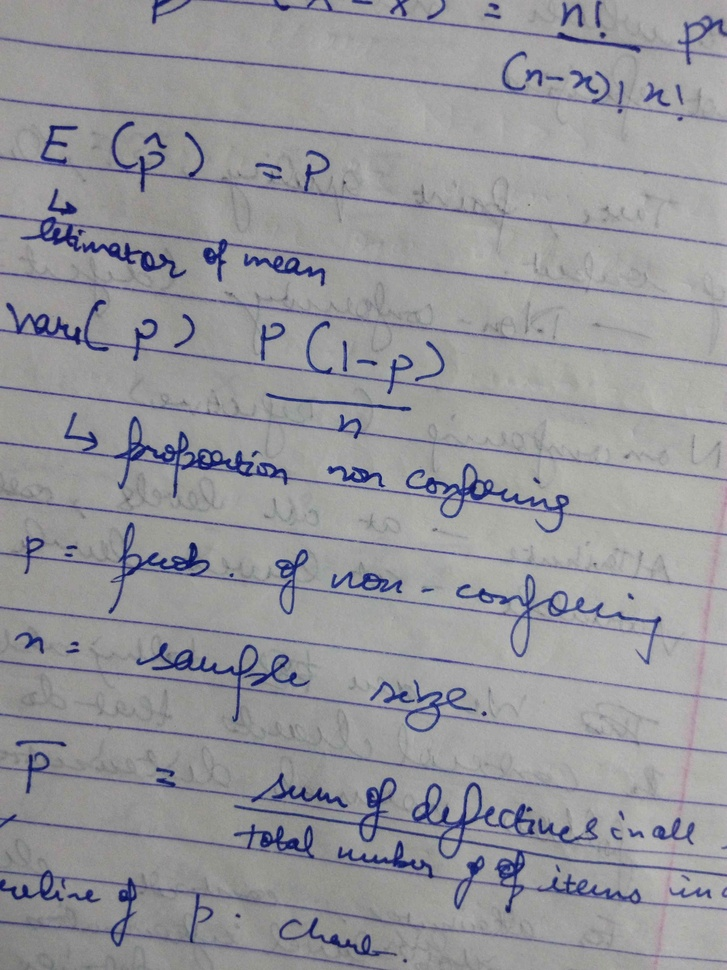
#> input picture Alyn (copy)/examples/2.jpg, 727 x 970 px, shrunk from 3120 x 4160 before the run, found by its file name
$ python skew_detect.py   (older library calls are emulated)
#> lines starting #> are read from the running program, lines starting #| are printed output that depends on the picture
""" Calculates skew angle """
import os
import imghdr
import optparse

import numpy as np
import matplotlib.pyplot as plt
from skimage import io
from skimage.feature import canny
from skimage.color import rgb2gray
from skimage.transform import hough_line, hough_line_peaks
from skimage import color


class SkewDetect:

    piby4 = np.pi / 4

    def __init__(
        self,
        input_file=None,
        batch_path=None,
        output_file=None,
        sigma=3.0,
        display_output=None,
        num_peaks=20,
        plot_hough=None
    ):

        self.sigma = sigma
        self.input_file = input_file
        self.batch_path = batch_path
        self.output_file = output_file
        self.display_output = display_output
        self.num_peaks = num_peaks
        self.plot_hough = plot_hough

    # [51 lines left out: functions write_to_file, get_max_freq_elem, display_hough, compare_sum, display, calculate_deviation, not called in this run]

    def run(self):

        if self.display_output:
            if self.display_output.lower() == 'yes':
                self.display_output = True
            else:
                self.display_output = False

        if self.plot_hough:
            if self.plot_hough.lower() == 'yes':
                self.plot_hough = True
            else:
                self.plot_hough = False

        if self.input_file is None:
            if self.batch_path:
                self.batch_process()
            else:
                print ("Invalid input, nothing to process.")
        else:
            self.process_single_file()

    def check_path(self, path):

        if os.path.isabs(path):
            full_path = path
        else:
            full_path = os.getcwd() + '/' + str(path)
        return full_path

    def process_single_file(self):

        file_path = self.check_path(self.input_file)
        res = self.determine_skew(file_path)

        if self.output_file:
            output_path = self.check_path(self.output_file)

            try:
                wfile = open(output_path, 'w')

                self.write_to_file(wfile, res)

                wfile.close()

            except Exception as e:
                print("\n\t\t Estimated Angle:",res['Estimated Angle'])
                print("\n\t\t 'Angle bins':",res['Angle bins'])
                pass

        return res

    # [24 lines left out: function batch_process, not called in this run]

    def determine_skew(self, img_file):

        #img = io.imread(img_file, as_grey=False)

        #print("\n\t is file",os.path.isfile(img_file))
#> called with img_file = 'Alyn (copy)/alyn/./examples/2.jpg'
        img = io.imread(img_file)
#> img is the input picture: shape (970, 727, 3); mean R, G, B 149.3, 149.4, 153.8
        img = color.rgb2gray(img)
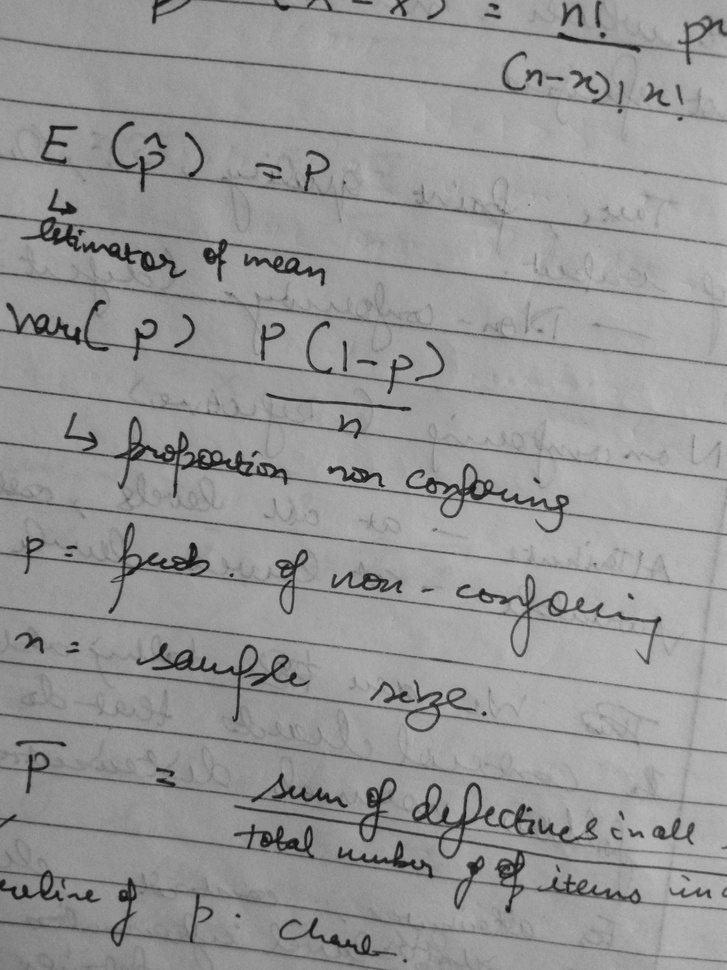
#> img: shape (970, 727) float64; min 0.0467, max 0.741, mean 0.587
        #print("\n\t shape:",img.shape)

        #print("\n\t self.sigma:",self.sigma)

        #from skimage import feature
        edges = canny(img, sigma=3) #canny(img, sigma=3)
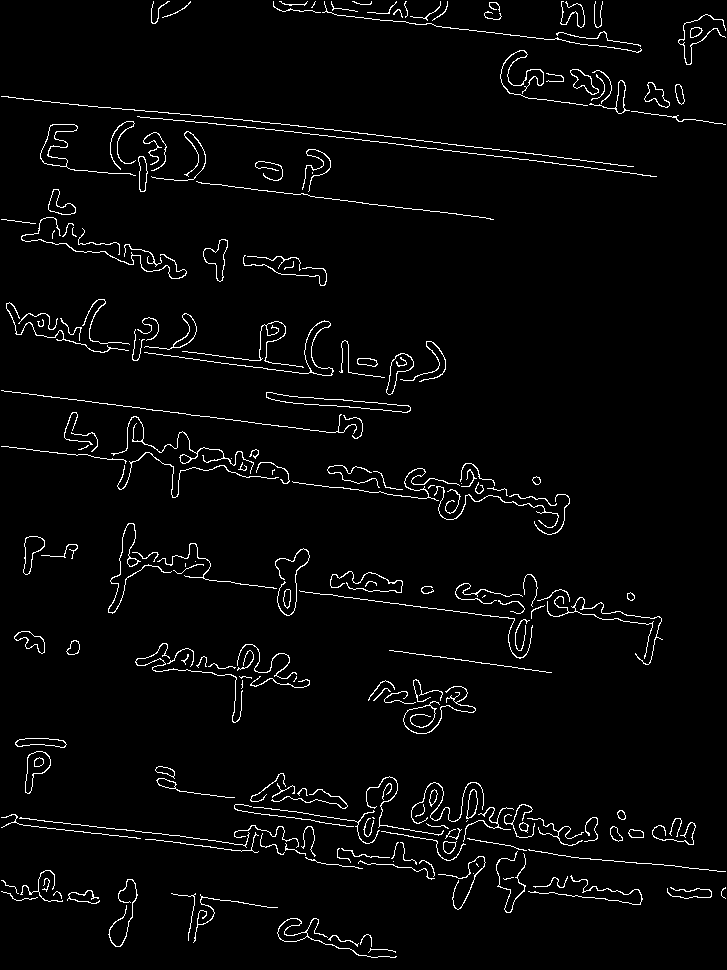
#> edges: shape (970, 727) bool; 3.1% white in thin lines or dots
        h, a, d = hough_line(edges)
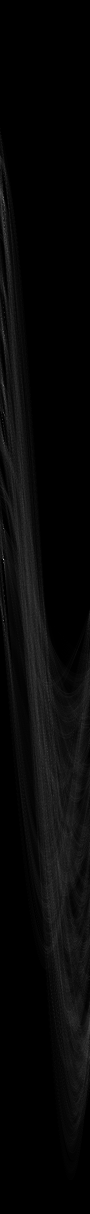
#> h: shape (2427, 180) uint64 (shown at 1/2 size); min 0, max 287, mean 8.9; drawn with min black and max white
#> a = 180 values from -1.57 to 1.55; d = 2427 values from -1213 to 1213
#> (the run stopped early here; a loop or call above may not have finished)

$ run again, with Alyn (copy)/examples/1.jpg copied over Alyn (copy)/examples/2.jpg
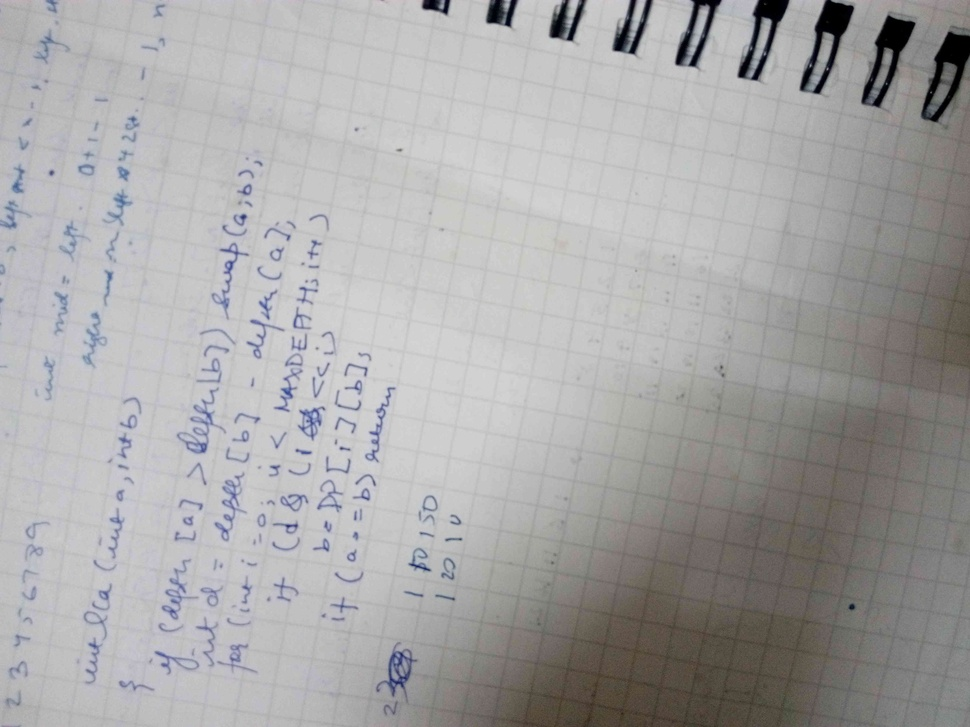
#> input picture Alyn (copy)/examples/1.jpg, 970 x 727 px, shrunk from 4160 x 3120 before the run, found by its file name
#> in determine_skew, img is the input picture: shape (727, 970, 3); mean R, G, B 166.8, 165.9, 166.2
#> img: shape (727, 970) float64
#> in determine_skew, `edges = canny(img, sigma=3)`:
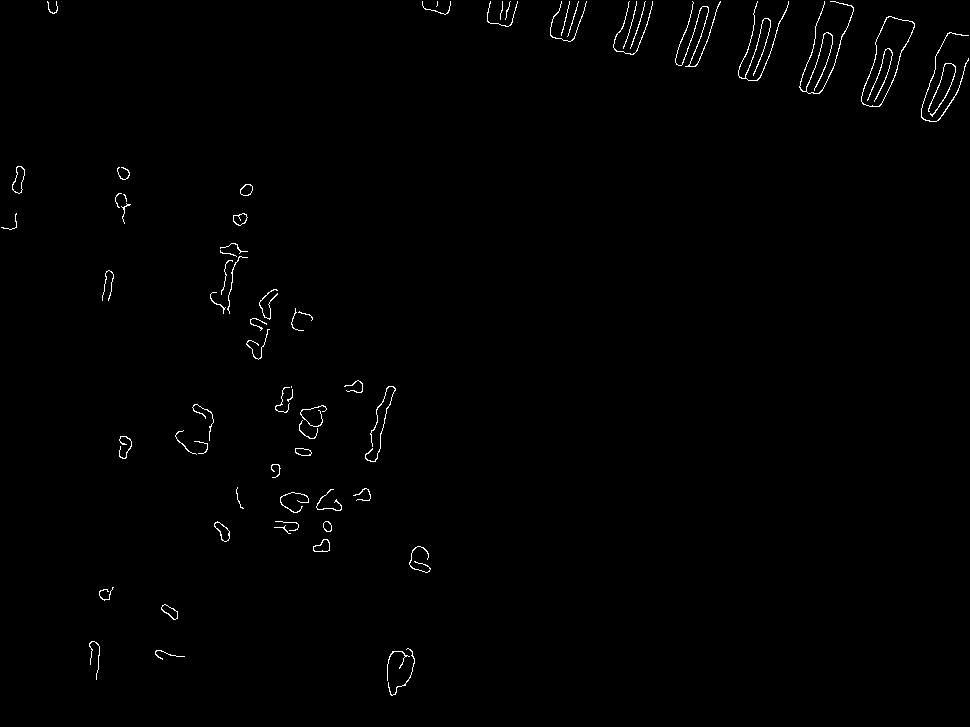
#> edges: shape (727, 970) bool; 0.71% white in thin lines or dots
#> in determine_skew, `h, a, d = hough_line(edges)`:
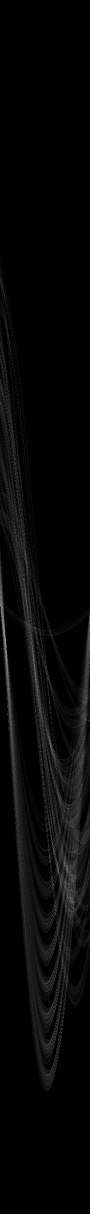
#> h: shape (2427, 180) uint64 (shown at 1/2 size); min 0, max 72, mean 2.1; drawn with min black and max white
#> a = 180 values from -1.57 to 1.55; d = 2427 values from -1213 to 1213

$ run again, with Alyn (copy)/examples/3.jpg copied over Alyn (copy)/examples/2.jpg
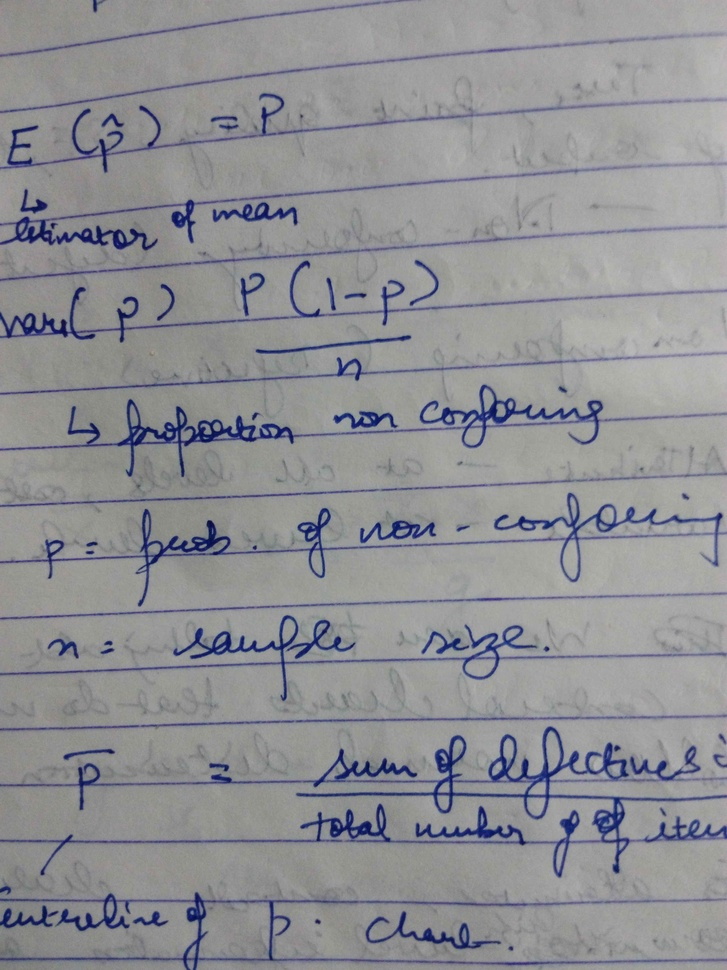
#> input picture Alyn (copy)/examples/3.jpg, 727 x 970 px, shrunk from 3120 x 4160 before the run, found by its file name
#> in determine_skew, img is the input picture: shape (970, 727, 3); mean R, G, B 143.7, 144.4, 148.2
#> img: shape (970, 727) float64
#> in determine_skew, `edges = canny(img, sigma=3)`:
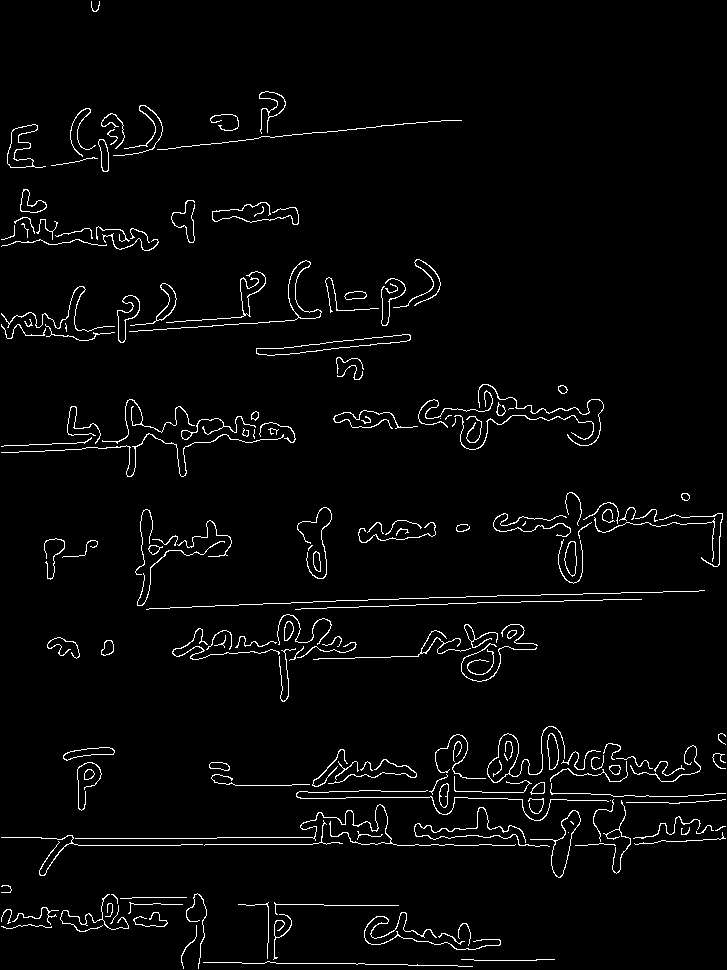
#> edges: shape (970, 727) bool; 2.9% white in thin lines or dots
#> in determine_skew, `h, a, d = hough_line(edges)`:
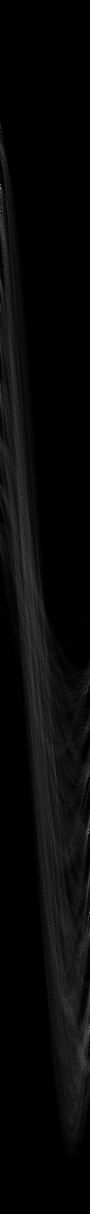
#> h: shape (2427, 180) uint64 (shown at 1/2 size); min 0, max 239, mean 8.4
#> a = 180 values from -1.57 to 1.55; d = 2427 values from -1213 to 1213

$ run again, with Alyn (copy)/examples/4.jpg copied over Alyn (copy)/examples/2.jpg
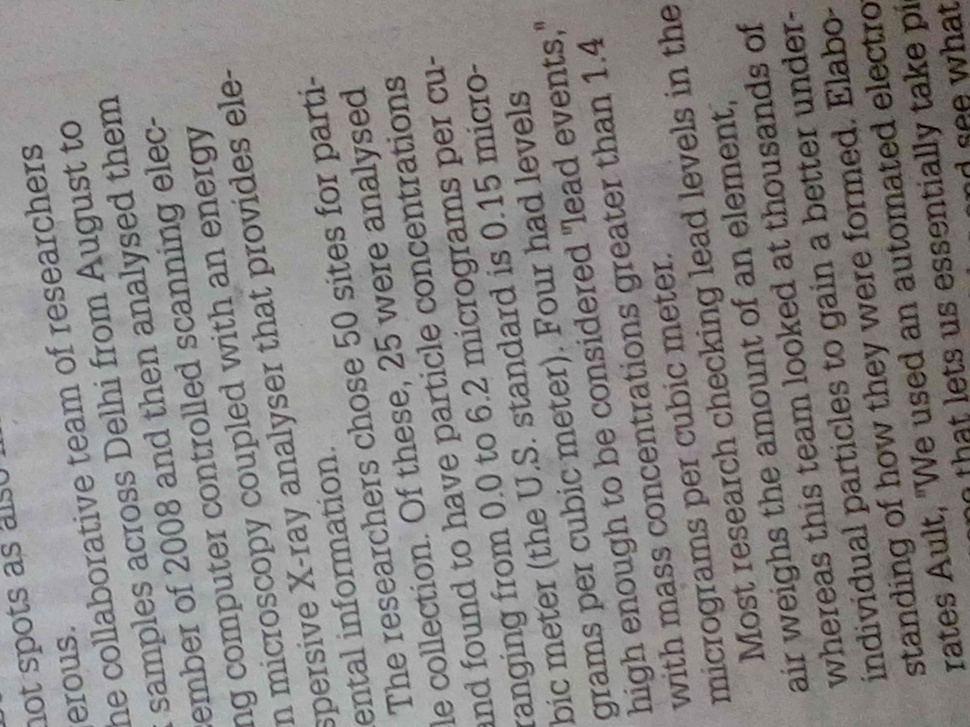
#> input picture Alyn (copy)/examples/4.jpg, 970 x 727 px, shrunk from 4160 x 3120 before the run, found by its file name
#> in determine_skew, img is the input picture: shape (727, 970, 3); mean R, G, B 134.3, 131.9, 130.4
#> img: shape (727, 970) float64
#> in determine_skew, `edges = canny(img, sigma=3)`:
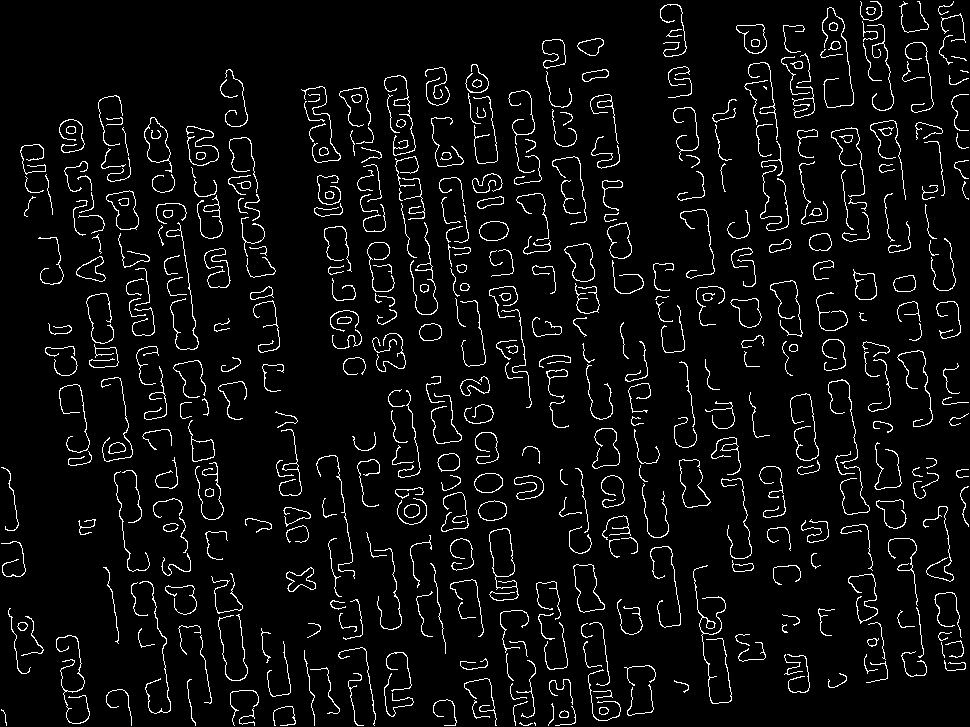
#> edges: shape (727, 970) bool; 5.2% white in thin lines or dots
#> in determine_skew, `h, a, d = hough_line(edges)`:
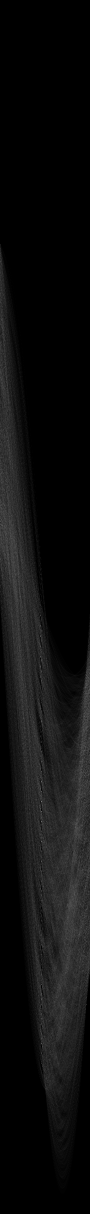
#> h: shape (2427, 180) uint64 (shown at 1/2 size); min 0, max 269, mean 15.3; drawn with min black and max white
#> a = 180 values from -1.57 to 1.55; d = 2427 values from -1213 to 1213
